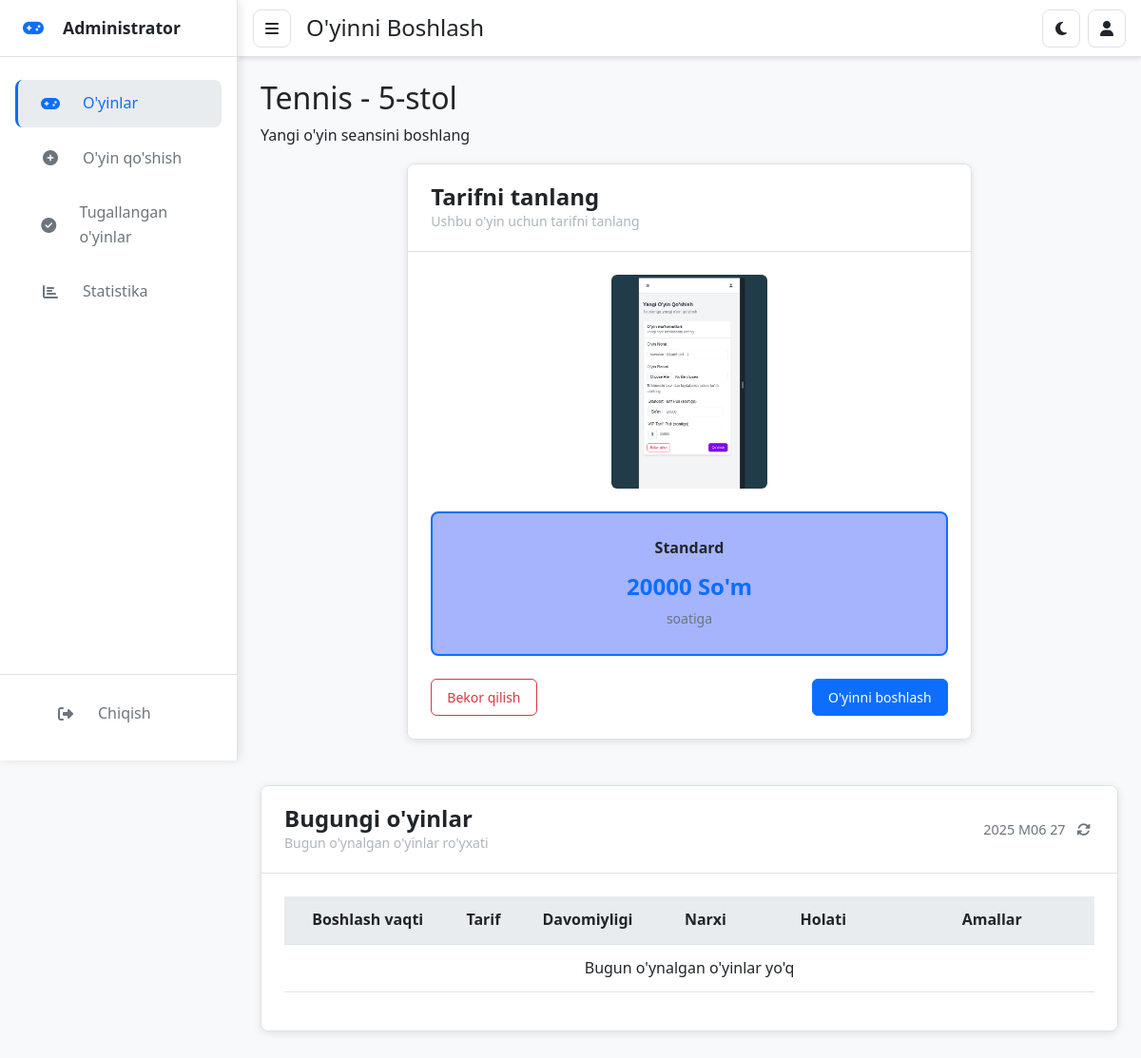
Page /games/29/start/ (signed in) on the earlier database version.
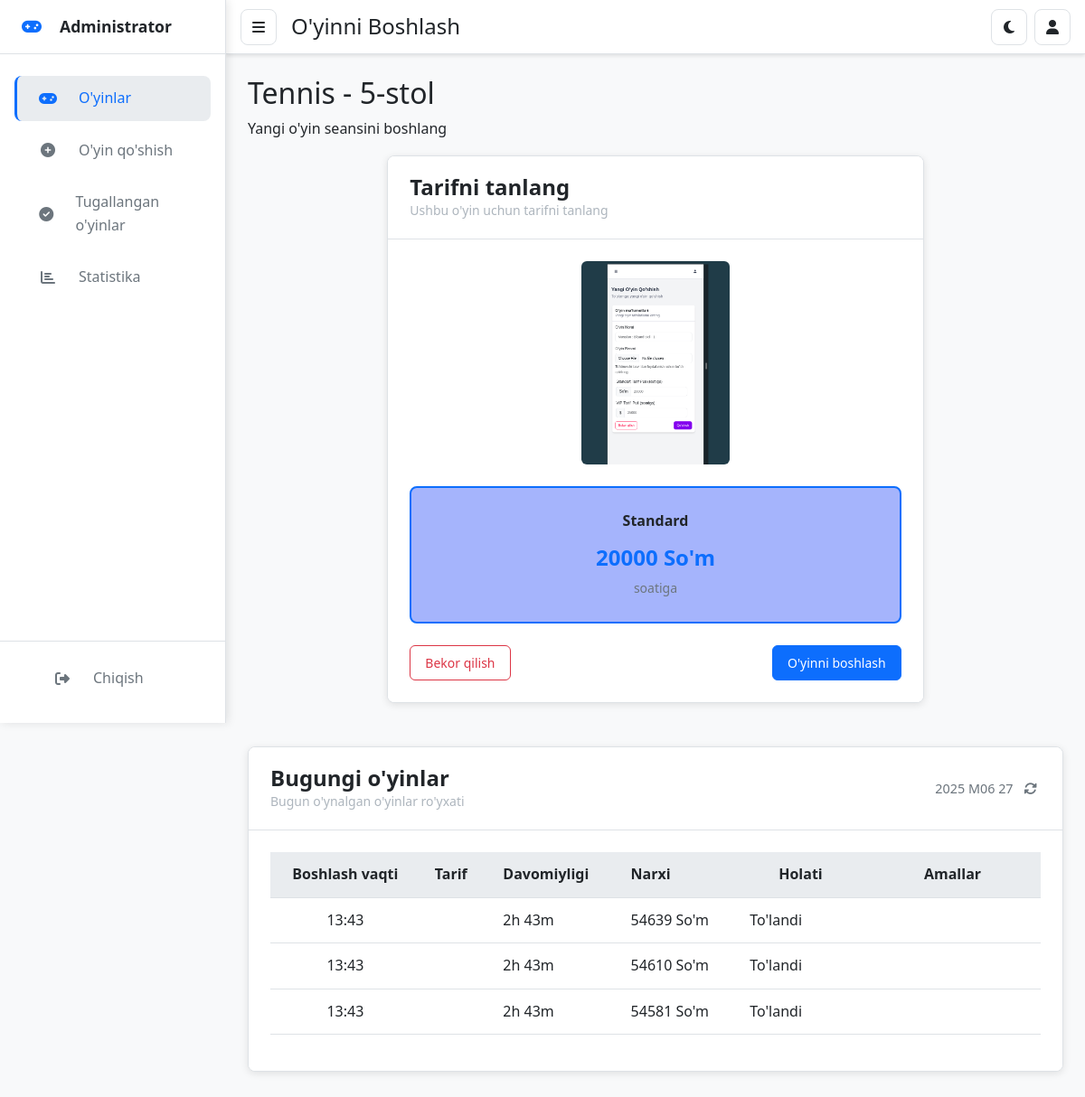
Same page on the later database version.
### core/models.py (models this page shows, shortened)
class Game(models.Model):
    name = models.CharField(max_length=100)
    image = models.ImageField(upload_to='games/', null=True, blank=True)
    table_count = models.IntegerField(verbose_name="Stollar soni")
    standard_price = models.PositiveBigIntegerField()
    created_at = models.DateTimeField(auto_now_add=True)
    updated_at = models.DateTimeField(auto_now=True)

class GameSession(models.Model):
    STATUS_CHOICES = [
        ('active', 'Active'),
        ('paused', 'Paused'),
        ('completed', 'Completed'),
    ]
    game = models.ForeignKey(Game, on_delete=models.CASCADE, related_name='sessions')
    status = models.CharField(max_length=10, choices=STATUS_CHOICES, default='active')
    start_time = models.DateTimeField(default=timezone.now)
    end_time = models.DateTimeField(null=True, blank=True)
    pause_time = models.DateTimeField(null=True, blank=True)
    total_paused_duration = models.DurationField(default=timezone.timedelta(0))
    is_paid = models.BooleanField(default=False)
    created_by = models.ForeignKey(User, on_delete=models.CASCADE, related_name='sessions')
    created_at = models.DateTimeField(auto_now_add=True)
    updated_at = models.DateTimeField(auto_now=True)
    def get_duration(self):
        if self.status == 'completed' and self.end_time:
            duration = self.end_time - self.start_time - self.total_paused_duration
        elif self.status == 'paused' and self.pause_time:
            duration = self.pause_time - self.start_time - self.total_paused_duration
        else:
            duration = timezone.now() - self.start_time - self.total_paused_duration
        return duration.total_seconds()
    def get_duration_display(self):
        seconds = self.get_duration()
        hours = math.floor(seconds / 3600)
        minutes = math.floor((seconds % 3600) / 60)
        return f"{hours}h {minutes}m"
    def get_cost(self):
        duration_hours = self.get_duration() / 3600
        return duration_hours * float(self.game.standard_price)

### core/views.py (the view, shortened to what this page needs)
# urls.py: path('games/<int:pk>/start/', views.start_game, name='start_game'),
def start_game(request, pk):
    game = get_object_or_404(Game, pk=pk)
    completed_sessions = GameSession.objects.filter(
        game=game,  # Faqat shu o‘yinga tegishli sessiyalar
        status='completed',
        created_by=request.user
    ).order_by('-end_time')
    total_cost = sum(session.get_cost() for session in completed_sessions)
    paid_amount = sum(session.get_cost() for session in completed_sessions if session.is_paid)
    unpaid_amount = total_cost - paid_amount
    context = {
        'game': game,
        'completed_sessions': completed_sessions,
        'total_cost': total_cost,
        'paid_amount': paid_amount,
        'unpaid_amount': unpaid_amount,
    }
    return render(request, 'games/start_game.html', context)

### templates/games/start_game.html (shortened to what this page needs)
{% extends "base.html" %}
{% block header_title %}O'yinni Boshlash{% endblock %}
{% block content %}
<div class="page-header">
  <h2 class="page-title">{{ game.name }}</h2>
  <p class="page-subtitle">Yangi o'yin seansini boshlang</p>
</div>
<div class="row">
  <div class="col-12 col-lg-8 mx-auto">
      <div class="card">
          <div class="card-header">
              <h4 class="card-title">Tarifni tanlang</h4>
              <div class="card-subtitle">Ushbu o'yin uchun tarifni tanlang</div>
          </div>
          <div class="card-body">
              <div class="text-center mb-4">
                  {% if game.image %}
                      <img src="{{ game.image.url }}" alt="{{ game.name }}" class="img-fluid rounded" style="max-height: 225px;">
                  {% else %}
                      <img src="https://via.placeholder.com/400x225?text={{ game.name|urlencode }}" alt="{{ game.name }}" class="img-fluid rounded">
                  {% endif %}
              </div>
              <form method="post">
                  <div class="tariff-options">
                      <div class="tariff-option selected" data-tariff="standard">
                          <label for="tariff_standard" class="w-100 h-100">
                              <div class="tariff-name">Standard</div>
                              <div class="tariff-price">{{ game.standard_price }} So'm</div>
                              <div class="tariff-unit">soatiga</div>
                          </label>
                      </div>
                  </div>
                  <div class="d-flex justify-content-between mt-4">
                      <a href="{% url 'game_list' %}" class="btn btn-outline-danger">Bekor qilish</a>
                      <button type="submit" class="btn btn-primary">O'yinni boshlash</button>
                  </div>
              </form>
          </div>
      </div>
  </div>
</div>
<div class="card mt-4">
  <div class="card-header d-flex justify-content-between align-items-center">
    <div>
      <h4 class="card-title">Bugungi o'yinlar</h4>
      <div class="card-subtitle">Bugun o'ynalgan o'yinlar ro'yxati</div>
    </div>
    <div class="date-display">
      <span id="currentDate"></span>
      <button id="refreshButton" class="btn-refresh" title="Yangilash">
        <i class="fas fa-sync-alt"></i>
      </button>
    </div>
  </div>
  <div class="card-body text-center">
    <div id="tableContainer" class="table-container text-center">
      <table class="table table-hover text-center">
        <thead>
          <tr>
            <th class="text-center">Boshlash vaqti</th>
            <th>Tarif</th>
            <th>Davomiyligi</th>
            <th>Narxi</th>
            <th class="px-5">Holati</th>
            <th class="px-5">Amallar</th>
          </tr>
        </thead>
        <tbody id="todayGamesTable">
          {% if completed_sessions %}
            {% for session in completed_sessions %}
              <tr class="{% if session.is_paid %}bg-success-light{% else %}bg-danger-light{% endif %}" data-session-date="{{ session.start_time|date:'Y-m-d' }}">
                <td class="text-center">{{ session.start_time|date:"H:i" }}</td>
                <td>{{ session.get_tariff_display }}</td>
                <td>{{ session.get_duration_display }}</td>
                <td>{{ session.get_cost|floatformat:0 }} So'm</td>
                <td>
                  {{ session.is_paid|yesno:"To'landi, To'lanmagan" }}
                </td>
                <td>
                </td>
              </tr>
            {% endfor %}
          {% else %}
            <tr id="noGamesRow">
              <td colspan="6" class="text-center">Bugun o'ynalgan o'yinlar yo'q</td>
            </tr>
          {% endif %}
        </tbody>
      </table>
    </div>
  </div>
</div>
{% endblock %}

### templates/base.html (shortened to what this page needs)
<!DOCTYPE html>
<html lang="uz">
<head>
  <link href="https://cdn.jsdelivr.net/npm/bootstrap@5.3.0/dist/css/bootstrap.min.css" rel="stylesheet">
  <link rel="stylesheet" href="https://cdnjs.cloudflare.com/ajax/libs/font-awesome/6.4.0/css/all.min.css">
  <link rel="stylesheet" href="/static/css/style.css">
</head>
<body class="{% if request.COOKIES.dark_mode == 'on' %}dark-mode{% endif %}">
{% if user.is_authenticated and request.path != '/login/' %}
<div class="dashboard-layout d-flex">
  <div class="sidebar d-flex flex-column" id="sidebar">
    <div class="sidebar-header">
      <div class="sidebar-logo d-flex align-items-center">
        <i class="fas fa-gamepad"></i>
        <span>Administrator</span>
      </div>
    </div>
    <div class="sidebar-content flex-grow-1">
      <div class="sidebar-menu">
        <div class="sidebar-menu-item">
          <a href="{% url 'game_list' %}" class="sidebar-menu-link {% if '/games/' in request.path and '/games/add/' not in request.path %}active{% endif %}">
            <i class="fas fa-gamepad"></i>
            <span>O'yinlar</span>
          </a>
        </div>
        <div class="sidebar-menu-item">
          <a href="{% url 'add_game' %}" class="sidebar-menu-link {% if '/games/add/' in request.path %}active{% endif %}">
            <i class="fas fa-plus-circle"></i>
            <span>O'yin qo'shish</span>
          </a>
        </div>
        <div class="sidebar-menu-item">
          <a href="{% url 'completed_games' %}" class="sidebar-menu-link {% if '/completed-games/' in request.path %}active{% endif %}">
            <i class="fas fa-check-circle"></i>
            <span>Tugallangan o'yinlar</span>
          </a>
        </div>
        <div class="sidebar-menu-item">
          <a href="{% url 'statistics' %}" class="sidebar-menu-link {% if '/statistics/' in request.path %}active{% endif %}">
            <i class="fas fa-chart-bar"></i>
            <span>Statistika</span>
          </a>
        </div>
      </div>
    </div>
    <div class="mt-2 px-3">
      <a href="javascript:history.back()" class="btn btn-outline-secondary btn-sm w-100">
      </a>
    </div>
    <div class="sidebar-footer">
      <div class="sidebar-menu">
        <div class="sidebar-menu-item">
          <a href="{% url 'logout' %}" class="sidebar-menu-link" onclick="return confirm('Rostdan ham chiqmoqchimisiz?')">
            <i class="fas fa-sign-out-alt"></i>
            <span>Chiqish</span>
          </a>
        </div>
      </div>
    </div>
  </div>
  <div class="main-content flex-grow-1">
    <div class="header d-flex justify-content-between align-items-center p-3">
      <div class="d-flex align-items-center">
        <button class="btn btn-icon d-md-none me-3" id="sidebarToggle" aria-label="Menu">
          <i class="fas fa-bars"></i>
        </button>
        <h4 class="mb-0">{% block header_title %}Boshqaruv Paneli{% endblock %}</h4>
      </div>
      <div class="d-flex align-items-center gap-2">
        <button class="btn btn-icon" onclick="toggleDarkMode()" id="darkModeToggle" title="Dark rejim" aria-label="Dark rejim">
          <i class="fas fa-moon"></i>
        </button>
        <div class="dropdown">
          <button class="btn btn-icon" type="button" id="userDropdown" data-bs-toggle="dropdown" aria-expanded="false" aria-label="Foydalanuvchi menyusi">
            <i class="fas fa-user"></i>
          </button>
        </div>
      </div>
    </div>
    <div class="content p-4">
      {% block content %}{% endblock %}
    </div>
  </div>
</div>
{% else %}
  {% block auth_content %}{% endblock %}
{% endif %}
</body>
</html>

### templates/games/start_game.html (style rules this page uses)
.date-display { display: flex; align-items: center; font-size: 0.9rem; color: #6c757d; }
.btn-refresh { background: none; border: none; cursor: pointer; margin-left: 8px; color: #6c757d; padding: 4px; border-radius: 50%; }

Differences in the rows shown:
added GameSession: start_time "13:43", duration "2h 43m", get_cost "54639", is_paid "To'landi"
added GameSession: start_time "13:43", duration "2h 43m", get_cost "54610", is_paid "To'landi"
added GameSession: start_time "13:43", duration "2h 43m", get_cost "54581", is_paid "To'landi"
Other differences:
text no longer shown: "Bugun o'ynalgan o'yinlar yo'q"
